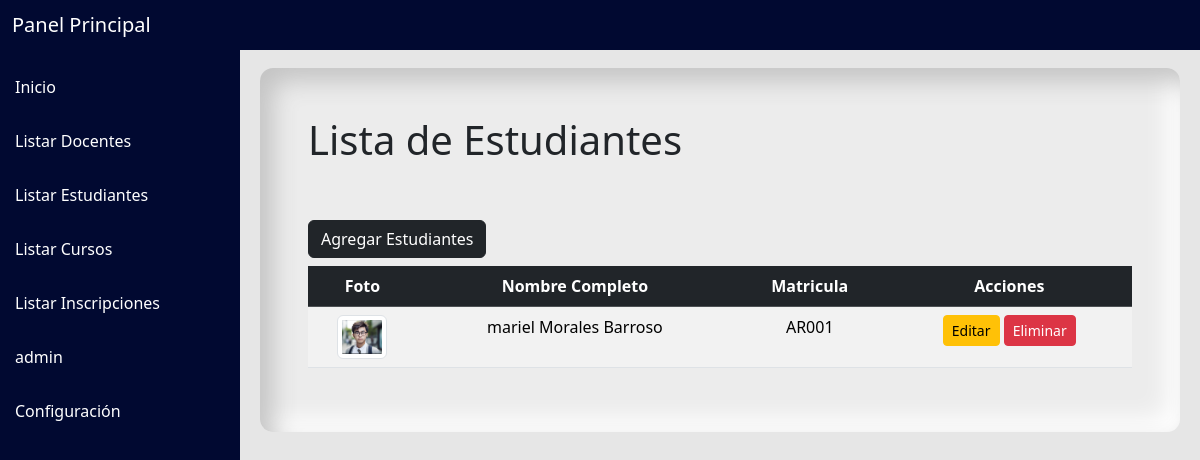
Page /listar_estudiantes/ on the committed database.
### curso/models.py (models this page shows, shortened)
class Estudiante(models.Model):
    usiuario_e = models.OneToOneField(User, on_delete=models.CASCADE)
    imagen_e  = models.ImageField(upload_to='estudiantes', null=True, blank=True)
    matricula = models.CharField(max_length=10, null=True, blank=True ,unique=True)

### curso/views.py (the view)
# urls.py: path('listar_estudiantes/', views.listar_estudiantes, name='listar_estudiantes'),
def listar_estudiantes (request):
    estudiante = Estudiante.objects.all()
    return render(request, 'estudiantes/listar_estudiantes.html', {'estudiante': estudiante})

### curso/templates/estudiantes/listar_estudiantes.html
{% extends 'base.html' %}
{% load static %}
{% block content %}
<br><br>
<section class=" contenido  p-5">
    <h1 class="pb-5">Lista de Estudiantes</h1>
    <a href="{% url 'crear_estudiante' %}" class="btn btn-dark mb-2">Agregar Estudiantes</a>
    <table class="table table-striped text-center">
        <thead class="table-dark">
          <tr>
            <th scope="col">Foto</th>
            <th scope="col">Nombre Completo</th>
            <th scope="col">Matricula</th>
            <th scope="col">Acciones</th>
          </tr>
        </thead>
        <tbody>
          {% for estudiante in estudiante %}
          <tr>
            <th>
                {% if estudiante.imagen_e %}
                <img src="{{ estudiante.imagen_e.url }}" alt="Foto de {{ estudiante.usuario_d.first_name }}" class="img-thumbnail" width="50" height="50">
                {% else %}
                <img src="{% static 'img/SINFOTO.webp' %}" alt="Foto de {{ estudiante.usuario_d.first_name }}" class="img-thumbnail" width="50" height="50">
                {% endif %}
            </th>
            <td> {{ estudiante.usiuario_e.first_name }} {{ estudiante.usiuario_e.last_name }} </td>
            <td> {{ estudiante.matricula }} </td>
            <td>
                <a href="{% url 'editar_estudiante' estudiante.id %}" class="btn btn-warning btn-sm">Editar</a>
                <a href="{% url 'eliminar_estudiante' estudiante.id %}" class="btn btn-danger btn-sm">Eliminar</a>
            </td>
          </tr>
          {% endfor %}
        </tbody>
    </table>
</section>
{% endblock %}

### static/css/style.css (style rules this page uses)
body { background: rgb(230, 230, 230); }
.contenido { border-radius: 13px; background: #ececec; box-shadow: inset 13px 13px 24px #c4c4c4, inset -13px -13px 24px #ffffff; }
body { overflow-x: hidden; }

### rows in the picture
Estudiante: imagen_e (picture), usiuario_e.first_name "mariel", usiuario_e.last_name "Morales Barroso", matricula "AR001"
